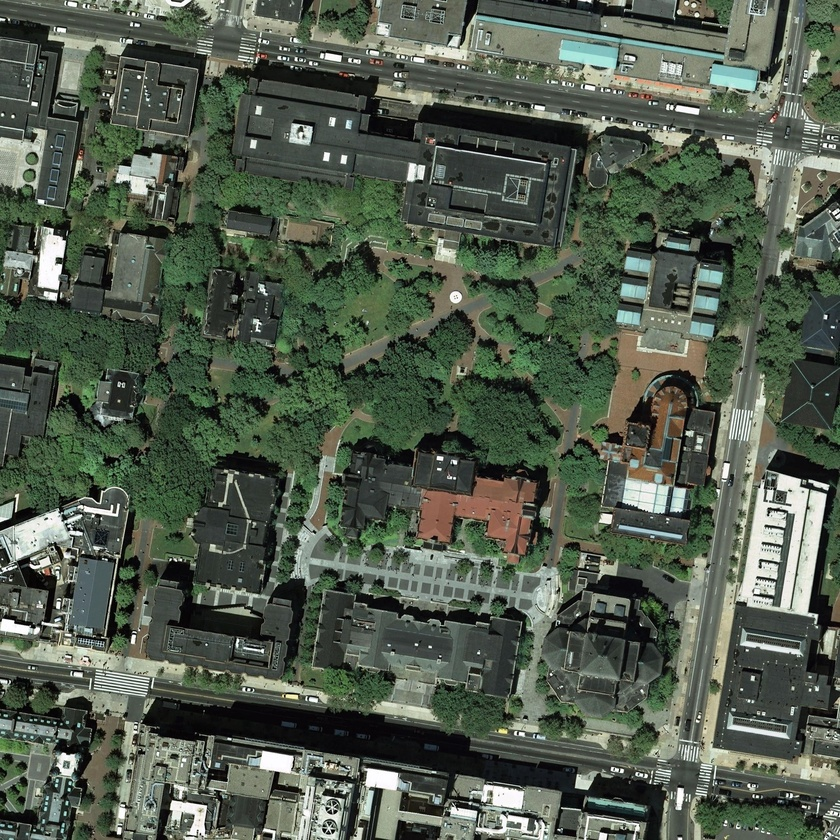
%> input picture project5/data/sub1.jpg, 840 x 840 px, shrunk from 3001 x 3001 before the run
$ octave --eval "result = edge_feature(imread('../../data/sub1.jpg'));"   (GNU Octave 9; MATLAB toolbox functions it lacks are replaced by stand-ins)
%> lines starting %> are read from the running program, lines starting %| are printed output that depends on the picture
function [ f ] = edge_feature( im )
%EDGE_FEATURE

[nr,nc,~] = size(im);
%> nr = 840; nc = 840
img = rgb2gray(im);
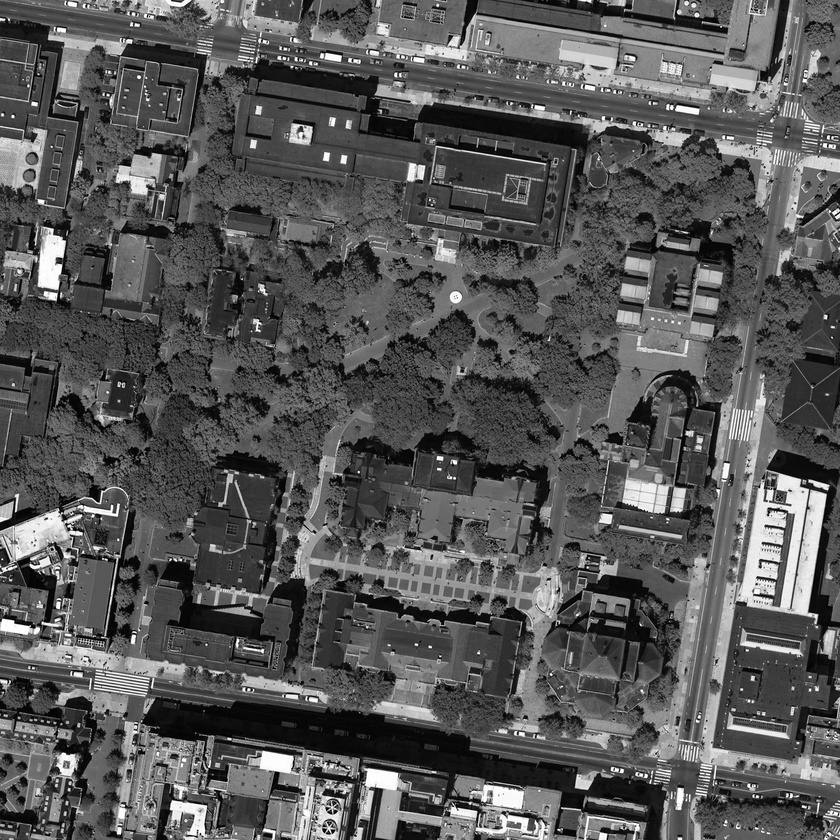
%> img: size 840x840 uint8; min 0, max 255, mean 87.2
e = edge(img, 'canny', 0.5);
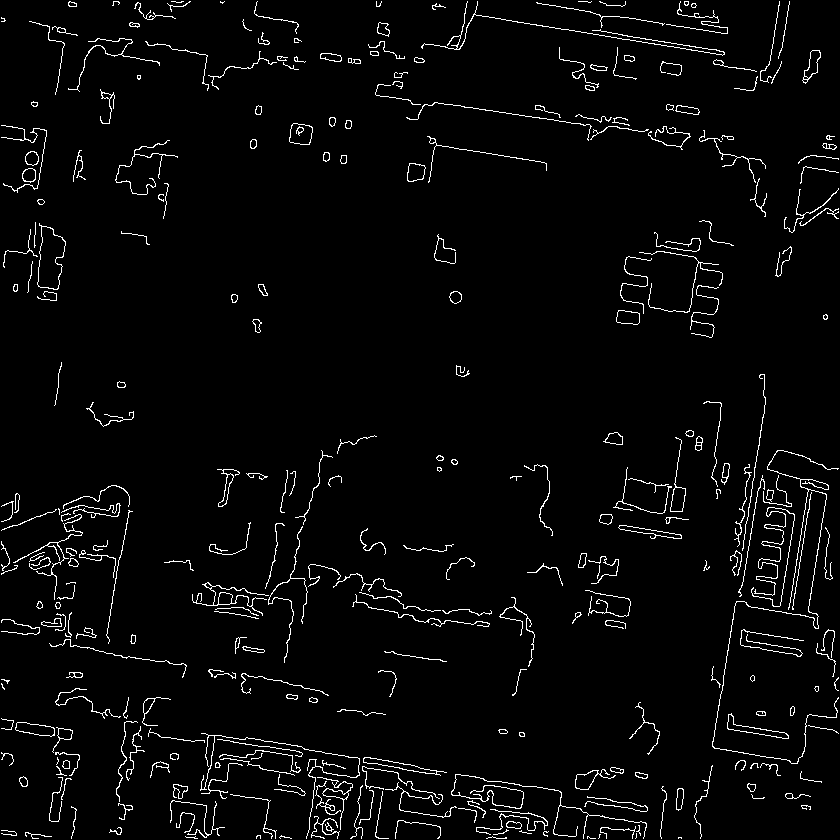
%> e: size 840x840 logical; 3.3% white in thin lines or dots
f = reshape(e, nr*nc, []);
%> f = 705600 logical values, 23041 true

end
